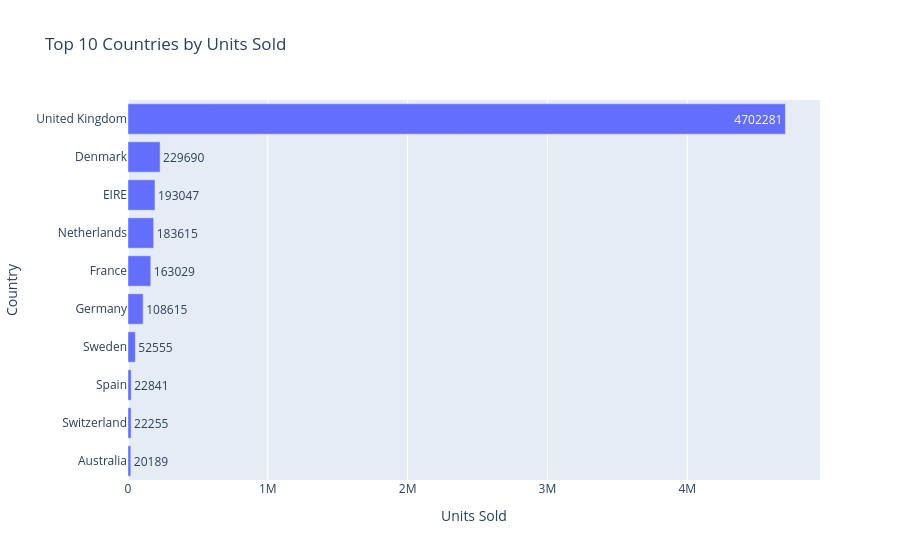

Here is the notebook cell this chart was saved with:
### Code cell
fig = px.bar(
    country_units.head(10),
    x = 'Units_Sold',
    y = 'Country',
    orientation = 'h',
    title = 'Top 10 Countries by Units Sold',   
    text = 'Units_Sold'
)
fig.update_layout(
    yaxis={'categoryorder': 'total ascending'}, 
    xaxis_title="Units Sold",
    yaxis_title="Country",
    coloraxis_showscale=False
)

fig.show()

### Figure 1 — Plotly figure (JSON) as saved in the notebook; plotly's stock layout.template omitted (floating-point values rounded to 4 significant figures)
{"data": [{"hovertemplate": "Units_Sold=%{text}<br>Country=%{y}<extra></extra>", "legendgroup": "", "marker": {"color": "#636efa", "pattern": {"shape": ""}}, "name": "", "orientation": "h", "showlegend": false, "text": [4702000.0, 229700.0, 193000.0, 183600.0, 163000.0, 108600.0, 52560.0, 22840.0, 22260.0, 20190.0], "textposition": "auto", "type": "bar", "x": [4702281, 229690, 193047, 183615, 163029, 108615, 52555, 22841, 22255, 20189], "xaxis": "x", "y": ["United Kingdom", "Denmark", "EIRE", "Netherlands", "France", "Germany", "Sweden", "Spain", "Switzerland", "Australia"], "yaxis": "y"}], "layout": {"barmode": "relative", "coloraxis": {"showscale": false}, "legend": {"tracegroupgap": 0}, "title": {"text": "Top 10 Countries by Units Sold"}, "xaxis": {"anchor": "y", "domain": [0, 1], "title": {"text": "Units Sold"}}, "yaxis": {"anchor": "x", "categoryorder": "total ascending", "domain": [0, 1], "title": {"text": "Country"}}}}
